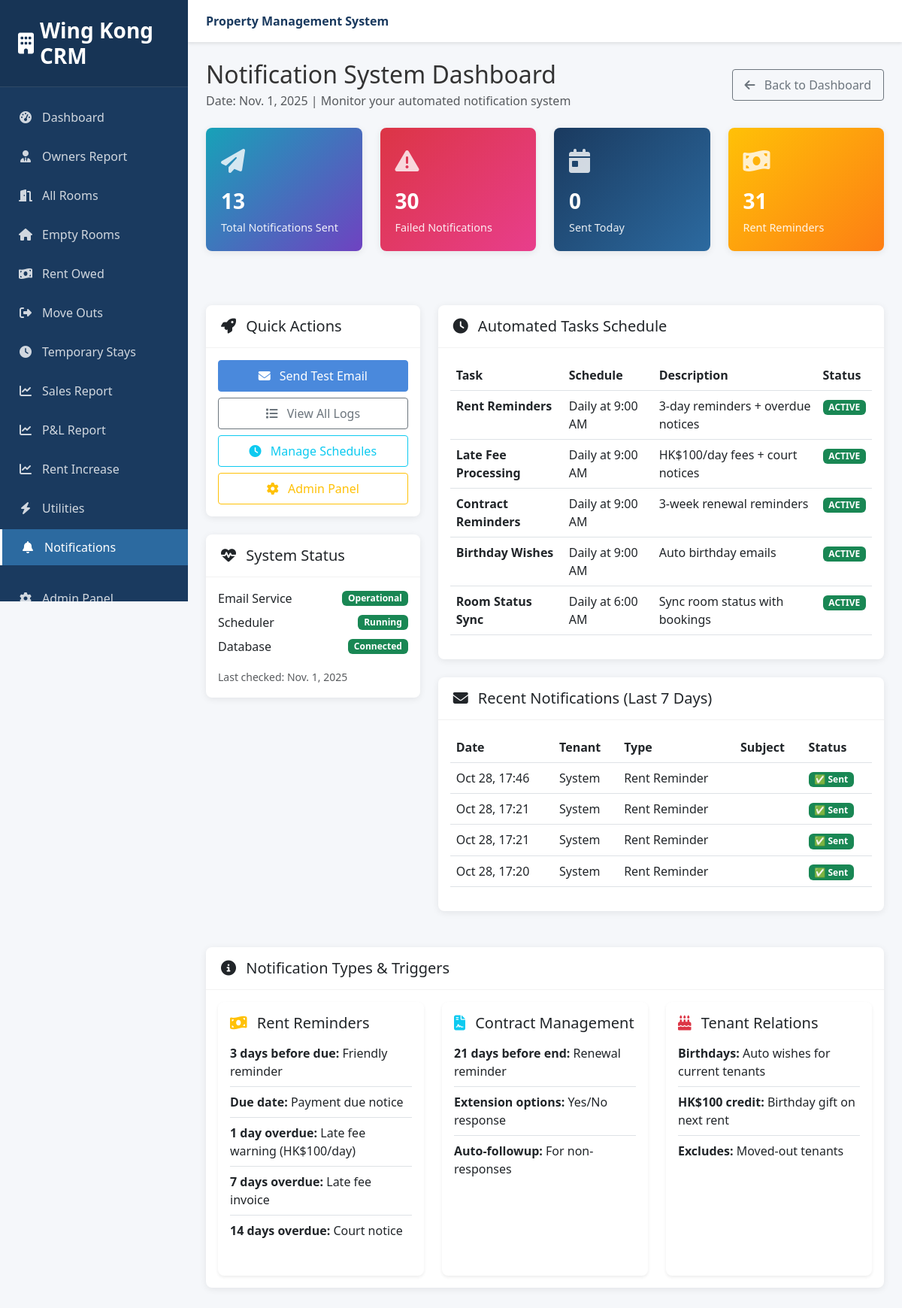
The app's page /notifications/ (signed in) with its own data.
### notifications/models.py (models this page shows, shortened)
class NotificationLog(models.Model):
    NOTIFICATION_TYPES = [
        ('rent_reminder', 'Rent Reminder'),
        ('contract_reminder', 'Contract Reminder'),
        ('birthday_wish', 'Birthday Wish'),
        ('late_fee_invoice', 'Late Fee Invoice'),
        ('move_out_reminder', 'Move Out Reminder'),
        ('rent_increase', 'Rent Increase Notice'),
        ('test_notification', 'Test Notification'),
    ]
    STATUS_CHOICES = [
        ('sent', 'Sent'),
        ('failed', 'Failed'),
        ('pending', 'Pending'),
    ]
    notification_type = models.CharField(max_length=50, choices=NOTIFICATION_TYPES)
    status = models.CharField(max_length=20, choices=STATUS_CHOICES, default='pending')
    subject = models.CharField(max_length=200)
    tenant = models.ForeignKey(Tenant, on_delete=models.CASCADE, null=True, blank=True)
    related_booking = models.ForeignKey(Booking, on_delete=models.SET_NULL, null=True, blank=True)
    related_payment = models.ForeignKey(Payment, on_delete=models.SET_NULL, null=True, blank=True)
    message = models.TextField(blank=True)
    recipient_email = models.EmailField(blank=True)
    scheduled_for = models.DateTimeField(null=True, blank=True)
    sent_at = models.DateTimeField(null=True, blank=True)
    created_at = models.DateTimeField(auto_now_add=True)
    updated_at = models.DateTimeField(auto_now=True)
    class Meta:
        ordering = ['-created_at']
        verbose_name = 'Notification Log'
        verbose_name_plural = 'Notification Logs'

### notifications/views.py (the view)
# urls.py: path('', views.notification_dashboard, name='dashboard'),
@staff_required
def notification_dashboard(request):
    today = timezone.now().date()
    recent_notifications = NotificationLog.objects.filter(
        created_at__gte=today - timedelta(days=7)
    ).select_related('tenant')[:50]
    stats = {
        'total_sent': NotificationLog.objects.filter(status='sent').count(),
        'total_failed': NotificationLog.objects.filter(status='failed').count(),
        'today_sent': NotificationLog.objects.filter(
            sent_at__date=today,
            status='sent'
        ).count(),
        'rent_reminders': NotificationLog.objects.filter(
            notification_type='rent_reminder'
        ).count(),
        'contract_reminders': NotificationLog.objects.filter(
            notification_type='contract_reminder'
        ).count(),
    }
    context = {
        'title': 'Notification System Dashboard',
        'recent_notifications': recent_notifications,
        'stats': stats,
        'today': today,
    }
    return render(request, 'notifications/dashboard.html', context)

### templates/notifications/dashboard.html (shortened to what this page needs)
{% extends 'reports/base.html' %}
{% block content %}
<div class="d-flex justify-content-between align-items-center mb-4">
    <div>
        <h2 class="mb-1">{{ title }}</h2>
        <p class="text-muted mb-0">Date: {{ today }} | Monitor your automated notification system</p>
    </div>
    <div>
        <a href="{% url 'reports:dashboard' %}" class="btn btn-outline-secondary">
            <i class="fas fa-arrow-left me-2"></i> Back to Dashboard
        </a>
    </div>
</div>
<div class="row mb-4">
    <div class="col-xl-3 col-md-6 mb-4">
        <div class="stats-card info">
            <div class="stats-icon">
                <i class="fas fa-paper-plane"></i>
            </div>
            <div class="stats-number">{{ stats.total_sent }}</div>
            <div class="stats-label">Total Notifications Sent</div>
        </div>
    </div>
    <div class="col-xl-3 col-md-6 mb-4">
        <div class="stats-card {% if stats.total_failed > 0 %}danger{% else %}success{% endif %}">
            <div class="stats-icon">
                <i class="fas fa-exclamation-triangle"></i>
            </div>
            <div class="stats-number">{{ stats.total_failed }}</div>
            <div class="stats-label">Failed Notifications</div>
        </div>
    </div>
    <div class="col-xl-3 col-md-6 mb-4">
        <div class="stats-card primary">
            <div class="stats-icon">
                <i class="fas fa-calendar-day"></i>
            </div>
            <div class="stats-number">{{ stats.today_sent }}</div>
            <div class="stats-label">Sent Today</div>
        </div>
    </div>
    <div class="col-xl-3 col-md-6 mb-4">
        <div class="stats-card warning">
            <div class="stats-icon">
                <i class="fas fa-money-bill-wave"></i>
            </div>
            <div class="stats-number">{{ stats.rent_reminders }}</div>
            <div class="stats-label">Rent Reminders</div>
        </div>
    </div>
</div>
<div class="row">
    <div class="col-lg-4 mb-4">
        <div class="card">
            <div class="card-header">
                <h5 class="mb-0"><i class="fas fa-rocket me-2"></i> Quick Actions</h5>
            </div>
            <div class="card-body">
                <div class="d-grid gap-2">
                    <a href="{% url 'notifications:test_notification' %}" class="btn btn-primary" onclick="return confirm('Send test email?')">
                        <i class="fas fa-envelope me-2"></i> Send Test Email
                    </a>
                    <a href="/admin/notifications/notificationlog/" class="btn btn-outline-secondary" target="_blank">
                        <i class="fas fa-list me-2"></i> View All Logs
                    </a>
                    <a href="/admin/django_celery_beat/periodictask/" class="btn btn-outline-info" target="_blank">
                        <i class="fas fa-clock me-2"></i> Manage Schedules
                    </a>
                    <a href="/admin/" class="btn btn-outline-warning" target="_blank">
                        <i class="fas fa-cog me-2"></i> Admin Panel
                    </a>
                </div>
            </div>
        </div>
        <div class="card mt-4">
            <div class="card-header">
                <h5 class="mb-0"><i class="fas fa-heartbeat me-2"></i> System Status</h5>
            </div>
            <div class="card-body">
                <div class="d-flex justify-content-between align-items-center mb-2">
                    <span>Email Service</span>
                    <span class="badge bg-success">Operational</span>
                </div>
                <div class="d-flex justify-content-between align-items-center mb-2">
                    <span>Scheduler</span>
                    <span class="badge bg-success">Running</span>
                </div>
                <div class="d-flex justify-content-between align-items-center">
                    <span>Database</span>
                    <span class="badge bg-success">Connected</span>
                </div>
                <div class="mt-3">
                    <small class="text-muted">Last checked: {{ today }}</small>
                </div>
            </div>
        </div>
    </div>
    <div class="col-lg-8 mb-4">
        <div class="card">
            <div class="card-header">
                <h5 class="mb-0"><i class="fas fa-clock me-2"></i> Automated Tasks Schedule</h5>
            </div>
            <div class="card-body">
                <div class="table-responsive">
                    <table class="table table-hover">
                        <thead>
                            <tr>
                                <th>Task</th>
                                <th>Schedule</th>
                                <th>Description</th>
                                <th>Status</th>
                            </tr>
                        </thead>
                        <tbody>
                            <tr>
                                <td><strong>Rent Reminders</strong></td>
                                <td>Daily at 9:00 AM</td>
                                <td>3-day reminders + overdue notices</td>
                                <td><span class="badge bg-success">ACTIVE</span></td>
                            </tr>
                            <tr>
                                <td><strong>Late Fee Processing</strong></td>
                                <td>Daily at 9:00 AM</td>
                                <td>HK$100/day fees + court notices</td>
                                <td><span class="badge bg-success">ACTIVE</span></td>
                            </tr>
                            <tr>
                                <td><strong>Contract Reminders</strong></td>
                                <td>Daily at 9:00 AM</td>
                                <td>3-week renewal reminders</td>
                                <td><span class="badge bg-success">ACTIVE</span></td>
                            </tr>
                            <tr>
                                <td><strong>Birthday Wishes</strong></td>
                                <td>Daily at 9:00 AM</td>
                                <td>Auto birthday emails</td>
                                <td><span class="badge bg-success">ACTIVE</span></td>
                            </tr>
                            <tr>
                                <td><strong>Room Status Sync</strong></td>
                                <td>Daily at 6:00 AM</td>
                                <td>Sync room status with bookings</td>
                                <td><span class="badge bg-success">ACTIVE</span></td>
                            </tr>
                        </tbody>
                    </table>
                </div>
            </div>
        </div>
        <div class="card mt-4">
            <div class="card-header">
                <h5 class="mb-0"><i class="fas fa-envelope me-2"></i> Recent Notifications (Last 7 Days)</h5>
            </div>
            <div class="card-body">
                {% if recent_notifications %}
                <div class="table-responsive">
                    <table class="table table-hover">
                        <thead>
                            <tr>
                                <th>Date</th>
                                <th>Tenant</th>
                                <th>Type</th>
                                <th>Subject</th>
                                <th>Status</th>
                            </tr>
                        </thead>
                        <tbody>
                            {% for notification in recent_notifications %}
                            <tr>
                                <td>{{ notification.sent_at|date:"M d, H:i"|default:"Pending" }}</td>
                                <td>
                                    {% if notification.tenant %}
                                        {{ notification.tenant.full_name }}
                                    {% else %}
                                        System
                                    {% endif %}
                                </td>
                                <td>{{ notification.get_notification_type_display }}</td>
                                <td>{{ notification.subject }}</td>
                                <td>
                                    {% if notification.status == 'sent' %}
                                        <span class="badge bg-success">✅ Sent</span>
                                    {% elif notification.status == 'failed' %}
                                        <span class="badge bg-danger">❌ Failed</span>
                                    {% else %}
                                        <span class="badge bg-warning">⏳ Pending</span>
                                    {% endif %}
                                </td>
                            </tr>
                            {% endfor %}
                        </tbody>
                    </table>
                </div>
                {% else %}
                <div class="text-center py-4">
                    <i class="fas fa-envelope-open-text fa-3x text-muted mb-3"></i>
                    <p class="text-muted">No notifications sent in the last 7 days.</p>
                </div>
                {% endif %}
            </div>
        </div>
    </div>
</div>
<div class="card">
    <div class="card-header">
        <h5 class="mb-0"><i class="fas fa-info-circle me-2"></i> Notification Types & Triggers</h5>
    </div>
    <div class="card-body">
        <div class="row g-4">
            <div class="col-md-4">
                <div class="card h-100 border-0 shadow-sm">
                    <div class="card-body">
                        <h5 class="card-title"><i class="fas fa-money-bill-wave text-warning me-2"></i> Rent Reminders</h5>
                        <ul class="list-group list-group-flush">
                            <li class="list-group-item px-0"><strong>3 days before due:</strong> Friendly reminder</li>
                            <li class="list-group-item px-0"><strong>Due date:</strong> Payment due notice</li>
                            <li class="list-group-item px-0"><strong>1 day overdue:</strong> Late fee warning (HK$100/day)</li>
                            <li class="list-group-item px-0"><strong>7 days overdue:</strong> Late fee invoice</li>
                            <li class="list-group-item px-0"><strong>14 days overdue:</strong> Court notice</li>
                        </ul>
                    </div>
                </div>
            </div>
            <div class="col-md-4">
                <div class="card h-100 border-0 shadow-sm">
                    <div class="card-body">
                        <h5 class="card-title"><i class="fas fa-file-contract text-info me-2"></i> Contract Management</h5>
                        <ul class="list-group list-group-flush">
                            <li class="list-group-item px-0"><strong>21 days before end:</strong> Renewal reminder</li>
                            <li class="list-group-item px-0"><strong>Extension options:</strong> Yes/No response</li>
                            <li class="list-group-item px-0"><strong>Auto-followup:</strong> For non-responses</li>
                        </ul>
                    </div>
                </div>
            </div>
            <div class="col-md-4">
                <div class="card h-100 border-0 shadow-sm">
                    <div class="card-body">
                        <h5 class="card-title"><i class="fas fa-birthday-cake text-danger me-2"></i> Tenant Relations</h5>
                        <ul class="list-group list-group-flush">
                            <li class="list-group-item px-0"><strong>Birthdays:</strong> Auto wishes for current tenants</li>
                            <li class="list-group-item px-0"><strong>HK$100 credit:</strong> Birthday gift on next rent</li>
                            <li class="list-group-item px-0"><strong>Excludes:</strong> Moved-out tenants</li>
                        </ul>
                    </div>
                </div>
            </div>
        </div>
    </div>
</div>
{% endblock %}

### records on screen
NotificationLog: sent_at "Oct 28, 17:46", shows "System", notification_type "Rent Reminder", status "✅ Sent"
NotificationLog: sent_at "Oct 28, 17:21", shows "System", notification_type "Rent Reminder", status "✅ Sent"
NotificationLog: sent_at "Oct 28, 17:21", shows "System", notification_type "Rent Reminder", status "✅ Sent"
NotificationLog: sent_at "Oct 28, 17:20", shows "System", notification_type "Rent Reminder", status "✅ Sent"

### other values on screen
{{ title }} "Notification System Dashboard"
{{ stats.total_sent }} "13"
{{ stats.total_failed }} "30"
{{ stats.today_sent }} "0"
{{ stats.rent_reminders }} "31"
